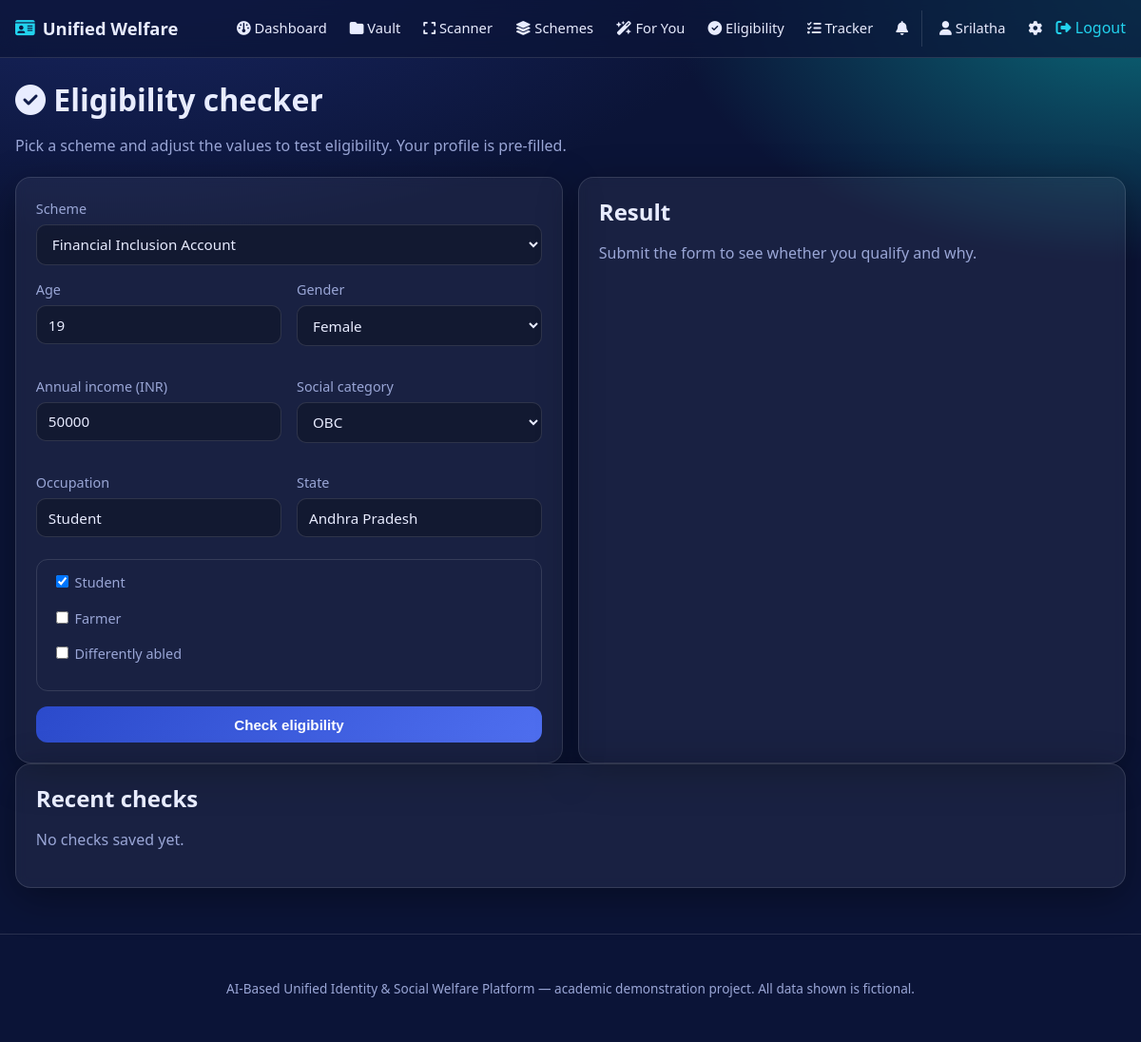
Screenshot of /eligibility/ (signed in) with the database file from the repository.
### models.py (models this page shows, shortened)
class User(UserMixin, db.Model):
    __tablename__ = "users"
    id = db.Column(db.Integer, primary_key=True)
    username = db.Column(db.String(80), unique=True, nullable=False, index=True)
    email = db.Column(db.String(120), unique=True, nullable=False, index=True)
    password_hash = db.Column(db.String(255), nullable=False)
    role = db.Column(db.String(20), nullable=False, default="user")  # user | admin
    account_active = db.Column(db.Boolean, nullable=False, default=True)
    full_name = db.Column(db.String(120))
    age = db.Column(db.Integer)
    gender = db.Column(db.String(20))
    annual_income = db.Column(db.Integer)          # in INR
    social_category = db.Column(db.String(20))     # General / OBC / SC / ST / EWS
    occupation = db.Column(db.String(80))
    state = db.Column(db.String(80))
    is_student = db.Column(db.Boolean, default=False)
    is_farmer = db.Column(db.Boolean, default=False)
    is_differently_abled = db.Column(db.Boolean, default=False)
    created_at = db.Column(db.DateTime, default=_now)
    updated_at = db.Column(db.DateTime, default=_now, onupdate=_now)
    documents = db.relationship("Document", backref="owner", lazy=True,
                                cascade="all, delete-orphan")
    recommendations = db.relationship("Recommendation", backref="user", lazy=True,
                                      cascade="all, delete-orphan")
    eligibility_checks = db.relationship("EligibilityCheck", backref="user", lazy=True,
                                         cascade="all, delete-orphan")
    applications = db.relationship("Application", backref="user", lazy=True,
                                   cascade="all, delete-orphan")
    notifications = db.relationship("Notification", backref="user", lazy=True,
                                    cascade="all, delete-orphan")
    @property
    def is_admin(self):
        return self.role == "admin"
    @property
    def is_active(self):
        return bool(self.account_active)

### routes/eligibility.py (the view, shortened to what this page needs)
@eligibility_bp.route("/", methods=["GET", "POST"])
@login_required
def check():
    form = EligibilityForm()
    schemes = Scheme.query.filter_by(is_active=True).order_by(Scheme.scheme_name).all()
    form.scheme_id.choices = [(s.id, s.scheme_name) for s in schemes]
    if not form.is_submitted():
        for key in _PROFILE_KEYS:
            field = getattr(form, key, None)
            if field is not None:
                field.data = getattr(current_user, key)
    result = None
    checked_scheme = None
    history = (
        EligibilityCheck.query.filter_by(user_id=current_user.id)
        .order_by(EligibilityCheck.checked_at.desc())
        .limit(10)
        .all()
    )
    return render_template(
        "eligibility/check.html",
        form=form,
        result=result,
        checked_scheme=checked_scheme,
        history=history,
    )

### forms.py
class EligibilityForm(FlaskForm):
    scheme_id = SelectField("Scheme", coerce=int, validators=[DataRequired()])
    age = IntegerField("Age", validators=[Optional(), NumberRange(0, 120)])
    gender = SelectField("Gender", choices=[("", "Select")] +
                         [(g, g) for g in Config.GENDERS], validators=[Optional()])
    annual_income = IntegerField("Annual income (INR)",
                                 validators=[Optional(), NumberRange(0, 100_000_000)])
    social_category = SelectField(
        "Social category",
        choices=[("", "Select")] + [(c, c) for c in Config.CATEGORIES_SOCIAL],
        validators=[Optional()],
    )
    occupation = StringField("Occupation", validators=[Optional(), Length(max=80)])
    state = StringField("State", validators=[Optional(), Length(max=80)])
    is_student = BooleanField("Student")
    is_farmer = BooleanField("Farmer")
    is_differently_abled = BooleanField("Differently abled")
    submit = SubmitField("Check eligibility")

### templates/eligibility/check.html (shortened to what this page needs)
{% extends "base.html" %}
{% from "_macros.html" import field %}
{% block content %}
<div class="page-head"><h1><i class="fa-solid fa-circle-check"></i> Eligibility checker</h1>
  <p class="muted">Pick a scheme and adjust the values to test eligibility.
     Your profile is pre-filled.</p></div>
<div class="grid grid-2">
  <div class="card">
    <form method="post" novalidate>
      {{ field(form.scheme_id) }}
      <div class="grid grid-2">
        {{ field(form.age) }}
        {{ field(form.gender) }}
        {{ field(form.annual_income) }}
        {{ field(form.social_category) }}
        {{ field(form.occupation) }}
        {{ field(form.state) }}
      </div>
      <fieldset class="checks">
        {{ field(form.is_student) }}
        {{ field(form.is_farmer) }}
        {{ field(form.is_differently_abled) }}
      </fieldset>
      {{ form.submit(class="btn btn-block") }}
    </form>
  </div>
  <div class="card">
    <h2>Result</h2>
    {% if result %}
      <div class="result-banner result-{{ result.result|replace(' ','')|lower }}">
        <strong>{{ result.result }}</strong>
        <span>for {{ checked_scheme.scheme_name }} — {{ result.score }}%</span>
      </div>
      <ul class="reasons">
        {% for r in result.reasons %}<li>{{ r }}</li>{% endfor %}
      </ul>
    {% else %}
      <p class="muted">Submit the form to see whether you qualify and why.</p>
    {% endif %}
  </div>
</div>
<div class="card">
  <h2>Recent checks</h2>
  {% if history %}
    <table class="table">
      <thead><tr><th>Scheme</th><th>Result</th><th>Score</th><th>When</th><th></th></tr></thead>
      <tbody>
        {% for h in history %}
          <tr>
            <td>{{ h.scheme.scheme_name if h.scheme else '—' }}</td>
            <td><span class="tag tag-{{ h.result|replace(' ','')|lower }}">{{ h.result }}</span></td>
            <td>{{ h.score }}%</td>
            <td class="muted">{{ h.checked_at.strftime('%d %b %H:%M') }}</td>
            <td><a class="btn btn-small btn-ghost" target="_blank"
                   href="{{ url_for('eligibility.print_view', check_id=h.id) }}">
                <i class="fa-solid fa-print"></i></a></td>
          </tr>
        {% endfor %}
      </tbody>
    </table>
  {% else %}<p class="muted">No checks saved yet.</p>{% endif %}
</div>
{% endblock %}

### templates/base.html (shortened to what this page needs)
<!doctype html>
<html lang="en">
<head>
  <link rel="stylesheet"
        href="https://cdnjs.cloudflare.com/ajax/libs/font-awesome/6.5.1/css/all.min.css">
  <link rel="stylesheet" href="{{ url_for('static', filename='css/style.css') }}">
</head>
<body>
<nav class="navbar">
  <div class="nav-inner">
    <a class="brand" href="{{ url_for('main.index') }}">
      <i class="fa-solid fa-id-card"></i> <span>Unified Welfare</span>
    </a>
    <div class="nav-links">
      {% if current_user.is_authenticated %}
        <a href="{{ url_for('main.dashboard') }}"><i class="fa-solid fa-gauge"></i> Dashboard</a>
        <a href="{{ url_for('documents.list_documents') }}"><i class="fa-solid fa-folder"></i> Vault</a>
        <a href="{{ url_for('scanner.list_scanner') }}"><i class="fa-solid fa-expand"></i> Scanner</a>
        <a href="{{ url_for('schemes.explore') }}"><i class="fa-solid fa-layer-group"></i> Schemes</a>
        <a href="{{ url_for('recommendations.index') }}"><i class="fa-solid fa-wand-magic-sparkles"></i> For You</a>
        <a href="{{ url_for('eligibility.check') }}"><i class="fa-solid fa-circle-check"></i> Eligibility</a>
        <a href="{{ url_for('applications.list_applications') }}"><i class="fa-solid fa-list-check"></i> Tracker</a>
        <a href="{{ url_for('main.notifications') }}" class="bell">
          <i class="fa-solid fa-bell"></i>
        </a>
        <div class="nav-user">
          <a href="{{ url_for('auth.profile') }}"><i class="fa-solid fa-user"></i> {{ current_user.username }}</a>
          <a href="{{ url_for('main.settings') }}" title="Settings"><i class="fa-solid fa-gear"></i></a>
          <form method="post" action="{{ url_for('auth.logout') }}" class="inline">
            <button type="submit" class="link-btn"><i class="fa-solid fa-right-from-bracket"></i> Logout</button>
          </form>
        </div>
      {% else %}
        <a href="{{ url_for('schemes.explore') }}">Schemes</a>
        <a href="{{ url_for('auth.login') }}">Log in</a>
        <a href="{{ url_for('auth.register') }}" class="btn btn-small">Sign up</a>
      {% endif %}
    </div>
  </div>
</nav>
<main id="main" class="container">
  {% block content %}{% endblock %}
</main>
<footer class="footer">
  <p>AI-Based Unified Identity &amp; Social Welfare Platform &mdash;
     academic demonstration project. All data shown is fictional.</p>
</footer>
</body>
</html>

### templates/_macros.html (shortened to what this page needs)
{% macro field(f, placeholder="") %}
  <div class="form-group {% if f.errors %}has-error{% endif %}">
    {% if f.type != 'BooleanField' %}
      {{ f.label }}
    {% endif %}
    {% if f.type == 'BooleanField' %}
      <label class="checkbox">{{ f() }} <span>{{ f.label.text }}</span></label>
    {% else %}
      {{ f(placeholder=placeholder, class="input") }}
    {% endif %}
  </div>
{% endmacro %}

### static/css/style.css (style rules this page uses)
:root { --navy: #0b1437; --navy-2: #14205a; --royal: #2b4acb; --royal-light: #4f6ff0; --cyan: #22d3ee; --cyan-deep: #0891b2; --ink: #0f172a; --text: #e8ecff; --muted: #9aa6d6; --card: rgba(255, 255, 255, 0.06); --card-border: rgba(255, 255, 255, 0.12); --ok: #34d399; --warn: #fbbf24; --danger: #f87171; --radius: 16px; --shadow: 0 10px 40px rgba(0, 0, 0, 0.35); }
* { box-sizing: border-box; }
html { scroll-behavior: smooth; }
body { margin: 0; font-family: "Segoe UI", system-ui, -apple-system, Roboto, Arial, sans-serif; color: var(--text); background: radial-gradient(1200px 600px at 10% -10%, #1b2a6b 0%, transparent 60%), radial-gradient(900px 500px at 100% 0%, #0b6b7a 0%, transparent 55%), var(--navy); min-height: 100vh; line-height: 1.6; }
a { color: var(--cyan); text-decoration: none; }
h1, h2, h3 { line-height: 1.25; margin: 0 0 .6rem; }
.navbar { position: sticky; top: 0; z-index: 100; background: rgba(11, 20, 55, 0.75); backdrop-filter: blur(12px); border-bottom: 1px solid var(--card-border); }
.nav-inner { max-width: 1200px; margin: 0 auto; padding: .7rem 1rem; display: flex; align-items: center; gap: 1rem; flex-wrap: wrap; }
.brand { font-weight: 700; font-size: 1.15rem; color: var(--text); display: flex; align-items: center; gap: .5rem; }
.brand i { color: var(--cyan); }
.nav-links { display: flex; align-items: center; gap: .3rem; margin-left: auto; flex-wrap: wrap; }
.nav-links a { color: var(--text); padding: .45rem .6rem; border-radius: 10px; font-size: .92rem; }
.nav-user { display: flex; align-items: center; gap: .3rem; padding-left: .5rem; border-left: 1px solid var(--card-border); }
.bell { position: relative; }
.container { max-width: 1200px; margin: 0 auto; padding: 1.5rem 1rem 3rem; }
.page-head { margin-bottom: 1.2rem; }
.grid { display: grid; gap: 1rem; }
.grid-2 { grid-template-columns: repeat(2, 1fr); }
.card { background: var(--card); border: 1px solid var(--card-border); border-radius: var(--radius); padding: 1.3rem; box-shadow: var(--shadow); backdrop-filter: blur(6px); }
.btn { display: inline-flex; align-items: center; gap: .45rem; cursor: pointer; background: linear-gradient(135deg, var(--royal), var(--royal-light)); color: #fff; border: none; padding: .65rem 1.1rem; border-radius: 12px; font-size: .95rem; font-weight: 600; transition: transform .08s, box-shadow .2s; }
.btn-block { width: 100%; justify-content: center; margin-top: .5rem; }
.link-btn { background: none; border: none; color: var(--cyan); cursor: pointer; font: inherit; padding: 0; }
.inline { display: inline; }
.form-group { margin-bottom: .9rem; }
.form-group label { display: block; margin-bottom: .3rem; font-size: .9rem; color: var(--muted); }
.input, input[type=text], input[type=email], input[type=password], input[type=number], input[type=date], select, textarea { width: 100%; padding: .6rem .75rem; border-radius: 10px; border: 1px solid var(--card-border); background: rgba(0,0,0,.25); color: var(--text); font-size: .95rem; font-family: inherit; }
.checkbox { display: flex; align-items: center; gap: .5rem; color: var(--text); }
.checkbox input { width: auto; }
.checks { border: 1px solid var(--card-border); border-radius: 12px; padding: .8rem 1rem; margin: .5rem 0; }
.muted { color: var(--muted); }
.footer { text-align: center; padding: 2rem 1rem; color: var(--muted); font-size: .85rem; border-top: 1px solid var(--card-border); }

### rows the page displays
User: username "Srilatha", age "19", gender "Female", annual_income "50000", social_category "OBC", occupation "Student", state "Andhra Pradesh", is_student "☑", label.text "Student"

### other values shown
{{ f.label }} "Scheme Age Gender Annual income (INR) Social category Occupation State"
{{ f.label.text }} "Farmer Differently abled"
